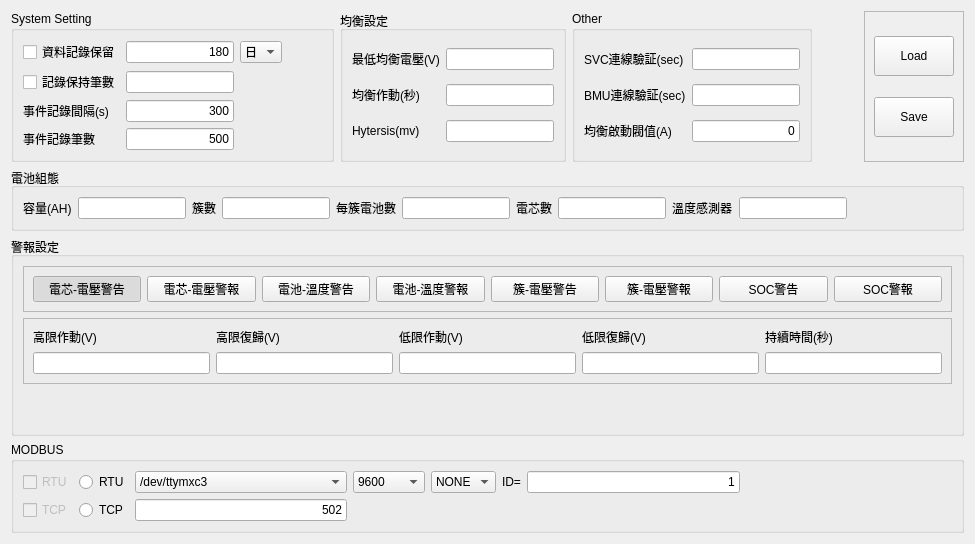
   <widget class="QWidget" name="tab_4">
    <attribute name="title">
     <string>設定參數</string>
    </attribute>
    <layout class="QGridLayout" name="gridLayout_13">
     <item row="0" column="0">
      <widget class="QGroupBox" name="groupBox_15">
       <property name="title">
        <string>System Setting</string>
       </property>
       <layout class="QGridLayout" name="gridLayout_9">
        <item row="2" column="2">
         <widget class="FocusEditor" name="leRecordCount">
          <property name="alignment">
           <set>Qt::AlignRight|Qt::AlignTrailing|Qt::AlignVCenter</set>
          </property>
         </widget>
        </item>
        <item row="1" column="3">
         <widget class="QComboBox" name="cbRecordType">
          <item>
           <property name="text">
            <string>日</string>
           </property>
          </item>
          <item>
           <property name="text">
            <string>筆</string>
           </property>
          </item>
         </widget>
        </item>
        <item row="3" column="0">
         <widget class="QLabel" name="label_24">
          <property name="text">
           <string>事件記錄間隔(s)</string>
          </property>
         </widget>
        </item>
        <item row="1" column="0">
         <widget class="QCheckBox" name="cbEnableLog">
          <property name="text">
           <string>資料記錄保留</string>
          </property>
         </widget>
        </item>
        <item row="2" column="0">
         <widget class="QCheckBox" name="cbEnableEvtLog">
          <property name="text">
           <string>記錄保持筆數</string>
          </property>
         </widget>
        </item>
        <item row="1" column="4">
         <spacer name="horizontalSpacer_7">
          <property name="orientation">
           <enum>Qt::Horizontal</enum>
          </property>
          <property name="sizeHint" stdset="0">
           <size>
            <width>40</width>
            <height>20</height>
           </size>
          </property>
         </spacer>
        </item>
        <item row="1" column="2">
         <widget class="FocusEditor" name="leLogRecordCounts">
          <property name="text">
           <string>180</string>
          </property>
          <property name="alignment">
           <set>Qt::AlignRight|Qt::AlignTrailing|Qt::AlignVCenter</set>
          </property>
         </widget>
        </item>
        <item row="4" column="0">
         <widget class="QLabel" name="label_25">
          <property name="text">
           <string>事件記錄筆數</string>
          </property>
         </widget>
        </item>
        <item row="3" column="2">
         <widget class="FocusEditor" name="leEventLogInterval">
          <property name="text">
           <string>300</string>
          </property>
          <property name="alignment">
           <set>Qt::AlignRight|Qt::AlignTrailing|Qt::AlignVCenter</set>
          </property>
         </widget>
        </item>
        <item row="4" column="2">
         <widget class="FocusEditor" name="leEventLogCount">
          <property name="text">
           <string>500</string>
          </property>
          <property name="alignment">
           <set>Qt::AlignRight|Qt::AlignTrailing|Qt::AlignVCenter</set>
          </property>
         </widget>
        </item>
       </layout>
      </widget>
     </item>
     <item row="0" column="3">
      <spacer name="horizontalSpacer_8">
       <property name="orientation">
        <enum>Qt::Horizontal</enum>
       </property>
       <property name="sizeHint" stdset="0">
        <size>
         <width>40</width>
         <height>20</height>
        </size>
       </property>
      </spacer>
     </item>
     <item row="0" column="4">
      <widget class="QFrame" name="frame">
       <property name="frameShape">
        <enum>QFrame::StyledPanel</enum>
       </property>
       <property name="frameShadow">
        <enum>QFrame::Raised</enum>
       </property>
       <layout class="QVBoxLayout" name="verticalLayout_6">
        <item>
         <widget class="QPushButton" name="pbLoadLocalSetting">
          <property name="minimumSize">
           <size>
            <width>0</width>
            <height>40</height>
           </size>
          </property>
          <property name="text">
           <string>Load</string>
          </property>
         </widget>
        </item>
        <item>
         <widget class="QPushButton" name="pbSaveLocalConfig">
          <property name="minimumSize">
           <size>
            <width>0</width>
            <height>40</height>
           </size>
          </property>
          <property name="text">
           <string>Save</string>
          </property>
         </widget>
        </item>
       </layout>
      </widget>
     </item>
     <item row="2" column="0" colspan="5">
      <widget class="QGroupBox" name="groupBox_35">
       <property name="title">
        <string>警報設定</string>
       </property>
       <layout class="QVBoxLayout" name="verticalLayout_5">
        <item>
         <widget class="QFrame" name="frame_2">
          <property name="frameShape">
           <enum>QFrame::StyledPanel</enum>
          </property>
          <property name="frameShadow">
           <enum>QFrame::Raised</enum>
          </property>
          <layout class="QHBoxLayout" name="horizontalLayout_13">
           <item>
            <widget class="QPushButton" name="pbCellWarning">
             <property name="text">
              <string>電芯-電壓警告</string>
             </property>
             <property name="checkable">
              <bool>true</bool>
             </property>
             <property name="checked">
              <bool>true</bool>
             </property>
             <property name="autoExclusive">
              <bool>true</bool>
             </property>
            </widget>
           </item>
           <item>
            <widget class="QPushButton" name="pbCellAlarm">
             <property name="text">
              <string>電芯-電壓警報</string>
             </property>
             <property name="checkable">
              <bool>true</bool>
             </property>
             <property name="autoExclusive">
              <bool>true</bool>
             </property>
            </widget>
           </item>
           <item>
            <widget class="QPushButton" name="pbBatteryWarning">
             <property name="text">
              <string>電池-溫度警告</string>
             </property>
             <property name="checkable">
              <bool>true</bool>
             </property>
             <property name="autoExclusive">
              <bool>true</bool>
             </property>
            </widget>
           </item>
           <item>
            <widget class="QPushButton" name="pbBatteryAlarm">
             <property name="text">
              <string>電池-溫度警報</string>
             </property>
             <property name="checkable">
              <bool>true</bool>
             </property>
             <property name="autoExclusive">
              <bool>true</bool>
             </property>
            </widget>
           </item>
           <item>
            <widget class="QPushButton" name="pbStackWarning">
             <property name="text">
              <string>簇-電壓警告</string>
             </property>
             <property name="checkable">
              <bool>true</bool>
             </property>
             <property name="autoExclusive">
              <bool>true</bool>
             </property>
            </widget>
           </item>
           <item>
            <widget class="QPushButton" name="pbStackAlarm">
             <property name="text">
              <string>簇-電壓警報</string>
             </property>
             <property name="checkable">
              <bool>true</bool>
             </property>
             <property name="autoExclusive">
              <bool>true</bool>
             </property>
            </widget>
           </item>
           <item>
            <widget class="QPushButton" name="pbSOCWarning">
             <property name="text">
              <string>SOC警告</string>
             </property>
             <property name="checkable">
              <bool>true</bool>
             </property>
             <property name="autoExclusive">
              <bool>true</bool>
             </property>
            </widget>
           </item>
           <item>
            <widget class="QPushButton" name="pbSOCAlarm">
             <property name="text">
              <string>SOC警報</string>
             </property>
             <property name="checkable">
              <bool>true</bool>
             </property>
             <property name="autoExclusive">
              <bool>true</bool>
             </property>
            </widget>
           </item>
          </layout>
         </widget>
        </item>
        <item>
         <widget class="QFrame" name="frame_3">
          <property name="frameShape">
           <enum>QFrame::StyledPanel</enum>
          </property>
          <property name="frameShadow">
           <enum>QFrame::Raised</enum>
          </property>
          <layout class="QGridLayout" name="gridLayout_7">
           <item row="0" column="8">
            <widget class="QLabel" name="label_35">
             <property name="text">
              <string>持續時間(秒)</string>
             </property>
            </widget>
           </item>
           <item row="0" column="6">
            <widget class="QLabel" name="lb_lclr">
             <property name="text">
              <string>低限復歸(V)</string>
             </property>
            </widget>
           </item>
           <item row="0" column="0">
            <widget class="QLabel" name="lb_hset">
             <property name="text">
              <string>高限作動(V)</string>
             </property>
            </widget>
           </item>
           <item row="1" column="0">
            <widget class="FocusEditor" name="leHighSet">
             <property name="alignment">
              <set>Qt::AlignRight|Qt::AlignTrailing|Qt::AlignVCenter</set>
             </property>
            </widget>
           </item>
           <item row="1" column="1">
            <widget class="FocusEditor" name="leHighClr">
             <property name="alignment">
              <set>Qt::AlignRight|Qt::AlignTrailing|Qt::AlignVCenter</set>
             </property>
            </widget>
           </item>
           <item row="0" column="1">
            <widget class="QLabel" name="lb_hclr">
             <property name="text">
              <string>高限復歸(V)</string>
             </property>
            </widget>
           </item>
           <item row="1" column="3">
            <widget class="FocusEditor" name="leLowSet">
             <property name="alignment">
              <set>Qt::AlignRight|Qt::AlignTrailing|Qt::AlignVCenter</set>
             </property>
            </widget>
           </item>
           <item row="0" column="3">
            <widget class="QLabel" name="lb_lset">
             <property name="text">
              <string>低限作動(V)</string>
             </property>
            </widget>
           </item>
           <item row="1" column="6">
            <widget class="FocusEditor" name="leLowClr">
             <property name="alignment">
              <set>Qt::AlignRight|Qt::AlignTrailing|Qt::AlignVCenter</set>
             </property>
            </widget>
           </item>
           <item row="1" column="8">
            <widget class="FocusEditor" name="leDuration">
             <property name="alignment">
              <set>Qt::AlignRight|Qt::AlignTrailing|Qt::AlignVCenter</set>
             </property>
            </widget>
           </item>
          </layout>
         </widget>
        </item>
        <item>
         <spacer name="verticalSpacer_9">
          <property name="orientation">
           <enum>Qt::Vertical</enum>
          </property>
          <property name="sizeHint" stdset="0">
           <size>
            <width>20</width>
            <height>40</height>
           </size>
          </property>
         </spacer>
        </item>
       </layout>
      </widget>
     </item>
     <item row="1" column="0" colspan="5">
      <widget class="QGroupBox" name="groupBox_17">
       <property name="title">
        <string>電池組態</string>
       </property>
       <layout class="QHBoxLayout" name="horizontalLayout_16">
        <item>
         <widget class="QLabel" name="label_13">
          <property name="text">
           <string>容量(AH)</string>
          </property>
         </widget>
        </item>
        <item>
         <widget class="FocusEditor" name="leCapacity">
          <property name="alignment">
           <set>Qt::AlignRight|Qt::AlignTrailing|Qt::AlignVCenter</set>
          </property>
         </widget>
        </item>
        <item>
         <widget class="QLabel" name="label_11">
          <property name="text">
           <string>簇數</string>
          </property>
         </widget>
        </item>
        <item>
         <widget class="FocusEditor" name="leNofStacks">
          <property name="alignment">
           <set>Qt::AlignRight|Qt::AlignTrailing|Qt::AlignVCenter</set>
          </property>
         </widget>
        </item>
        <item>
         <widget class="QLabel" name="label_12">
          <property name="text">
           <string>每簇電池數</string>
          </property>
         </widget>
        </item>
        <item>
         <widget class="FocusEditor" name="leNofBatteries">
          <property name="alignment">
           <set>Qt::AlignRight|Qt::AlignTrailing|Qt::AlignVCenter</set>
          </property>
         </widget>
        </item>
        <item>
         <widget class="QLabel" name="label_29">
          <property name="text">
           <string>電芯數</string>
          </property>
         </widget>
        </item>
        <item>
         <widget class="FocusEditor" name="leNofCells">
          <property name="alignment">
           <set>Qt::AlignRight|Qt::AlignTrailing|Qt::AlignVCenter</set>
          </property>
         </widget>
        </item>
        <item>
         <widget class="QLabel" name="label_30">
          <property name="text">
           <string>溫度感測器</string>
          </property>
         </widget>
        </item>
        <item>
         <widget class="FocusEditor" name="leNofNtcs">
          <property name="alignment">
           <set>Qt::AlignRight|Qt::AlignTrailing|Qt::AlignVCenter</set>
          </property>
         </widget>
        </item>
        <item>
         <spacer name="horizontalSpacer_9">
          <property name="orientation">
           <enum>Qt::Horizontal</enum>
          </property>
          <property name="sizeHint" stdset="0">
           <size>
            <width>40</width>
            <height>20</height>
           </size>
          </property>
         </spacer>
        </item>
       </layout>
      </widget>
     </item>
     <item row="0" column="1">
      <widget class="QGroupBox" name="groupBox_16">
       <property name="title">
        <string>均衡設定</string>
       </property>
       <layout class="QGridLayout" name="gridLayout_10">
        <item row="2" column="0">
         <widget class="QLabel" name="label_10">
          <property name="text">
           <string>均衡作動(秒)</string>
          </property>
         </widget>
        </item>
        <item row="0" column="0">
         <widget class="QLabel" name="label_9">
          <property name="text">
           <string>最低均衡電壓(V)</string>
          </property>
         </widget>
        </item>
        <item row="0" column="1">
         <widget class="FocusEditor" name="leMinBalancingMv">
          <property name="alignment">
           <set>Qt::AlignRight|Qt::AlignTrailing|Qt::AlignVCenter</set>
          </property>
         </widget>
        </item>
        <item row="2" column="1">
         <widget class="FocusEditor" name="leBalancingTimeSec">
          <property name="alignment">
           <set>Qt::AlignRight|Qt::AlignTrailing|Qt::AlignVCenter</set>
          </property>
         </widget>
        </item>
        <item row="3" column="0">
         <widget class="QLabel" name="label_26">
          <property name="text">
           <string>Hytersis(mv)</string>
          </property>
         </widget>
        </item>
        <item row="3" column="1">
         <widget class="FocusEditor" name="leHystersis">
          <property name="alignment">
           <set>Qt::AlignRight|Qt::AlignTrailing|Qt::AlignVCenter</set>
          </property>
         </widget>
        </item>
       </layout>
      </widget>
     </item>
     <item row="3" column="0" colspan="5">
      <widget class="QGroupBox" name="groupBox_8">
       <property name="maximumSize">
        <size>
         <width>16777215</width>
         <height>16777215</height>
        </size>
       </property>
       <property name="title">
        <string>MODBUS</string>
       </property>
       <layout class="QGridLayout" name="gridLayout_8">
        <item row="0" column="2">
         <widget class="QComboBox" name="cbRTUPort">
          <item>
           <property name="text">
            <string>/dev/ttymxc3</string>
           </property>
          </item>
          <item>
           <property name="text">
            <string>/dev/ttymxc4</string>
           </property>
          </item>
         </widget>
        </item>
        <item row="0" column="5">
         <widget class="QLabel" name="lb_hclr_2">
          <property name="text">
           <string>ID=</string>
          </property>
         </widget>
        </item>
        <item row="0" column="4">
         <widget class="QComboBox" name="cbRTUParity">
          <item>
           <property name="text">
            <string>NONE</string>
           </property>
          </item>
          <item>
           <property name="text">
            <string>EVEN</string>
           </property>
          </item>
          <item>
           <property name="text">
            <string>ODD</string>
           </property>
          </item>
         </widget>
        </item>
        <item row="1" column="0">
         <widget class="QCheckBox" name="cbMBSTCPEnable">
          <property name="enabled">
           <bool>false</bool>
          </property>
          <property name="text">
           <string>TCP</string>
          </property>
         </widget>
        </item>
        <item row="0" column="7">
         <spacer name="horizontalSpacer_10">
          <property name="orientation">
           <enum>Qt::Horizontal</enum>
          </property>
          <property name="sizeHint" stdset="0">
           <size>
            <width>40</width>
            <height>20</height>
           </size>
          </property>
         </spacer>
        </item>
        <item row="1" column="2">
         <widget class="FocusEditor" name="leTCPPort">
          <property name="enabled">
           <bool>true</bool>
          </property>
          <property name="text">
           <string>502</string>
          </property>
          <property name="alignment">
           <set>Qt::AlignRight|Qt::AlignTrailing|Qt::AlignVCenter</set>
          </property>
         </widget>
        </item>
        <item row="0" column="0">
         <widget class="QCheckBox" name="cbMBSRTUEnable">
          <property name="enabled">
           <bool>false</bool>
          </property>
          <property name="text">
           <string>RTU</string>
          </property>
         </widget>
        </item>
        <item row="0" column="6">
         <widget class="FocusEditor" name="leRTUID">
          <property name="text">
           <string>1</string>
          </property>
          <property name="alignment">
           <set>Qt::AlignRight|Qt::AlignTrailing|Qt::AlignVCenter</set>
          </property>
         </widget>
        </item>
        <item row="0" column="3">
         <widget class="QComboBox" name="cbRTUBaudrate">
          <item>
           <property name="text">
            <string>9600</string>
           </property>
          </item>
          <item>
           <property name="text">
            <string>19200</string>
           </property>
          </item>
          <item>
           <property name="text">
            <string>38400</string>
           </property>
          </item>
          <item>
           <property name="text">
            <string>57600</string>
           </property>
          </item>
          <item>
           <property name="text">
            <string>115200</string>
           </property>
          </item>
         </widget>
        </item>
        <item row="0" column="1">
         <widget class="QRadioButton" name="rbRTU">
          <property name="text">
           <string>RTU</string>
          </property>
         </widget>
        </item>
        <item row="1" column="1">
         <widget class="QRadioButton" name="rbTCP">
          <property name="text">
           <string>TCP</string>
          </property>
         </widget>
        </item>
       </layout>
      </widget>
     </item>
     <item row="0" column="2">
      <widget class="QGroupBox" name="groupBox_20">
       <property name="title">
        <string>Other</string>
       </property>
       <layout class="QGridLayout" name="gridLayout_15">
        <item row="1" column="1">
         <widget class="FocusEditor" name="leBMUValid">
          <property name="alignment">
           <set>Qt::AlignRight|Qt::AlignTrailing|Qt::AlignVCenter</set>
          </property>
         </widget>
        </item>
        <item row="0" column="1">
         <widget class="FocusEditor" name="leSVAValid">
          <property name="alignment">
           <set>Qt::AlignRight|Qt::AlignTrailing|Qt::AlignVCenter</set>
          </property>
         </widget>
        </item>
        <item row="0" column="0">
         <widget class="QLabel" name="label_27">
          <property name="text">
           <string>SVC連線驗証(sec)</string>
          </property>
         </widget>
        </item>
        <item row="1" column="0">
         <widget class="QLabel" name="label_28">
          <property name="text">
           <string>BMU連線驗証(sec)</string>
          </property>
         </widget>
        </item>
        <item row="2" column="0">
         <widget class="QLabel" name="label_32">
          <property name="text">
           <string>均衡啟動閥值(A)</string>
          </property>
         </widget>
        </item>
        <item row="2" column="1">
         <widget class="FocusEditor" name="leBalancingThreshold">
          <property name="text">
           <string>0</string>
          </property>
          <property name="alignment">
           <set>Qt::AlignRight|Qt::AlignTrailing|Qt::AlignVCenter</set>
          </property>
         </widget>
        </item>
       </layout>
      </widget>
     </item>
    </layout>
   </widget>
